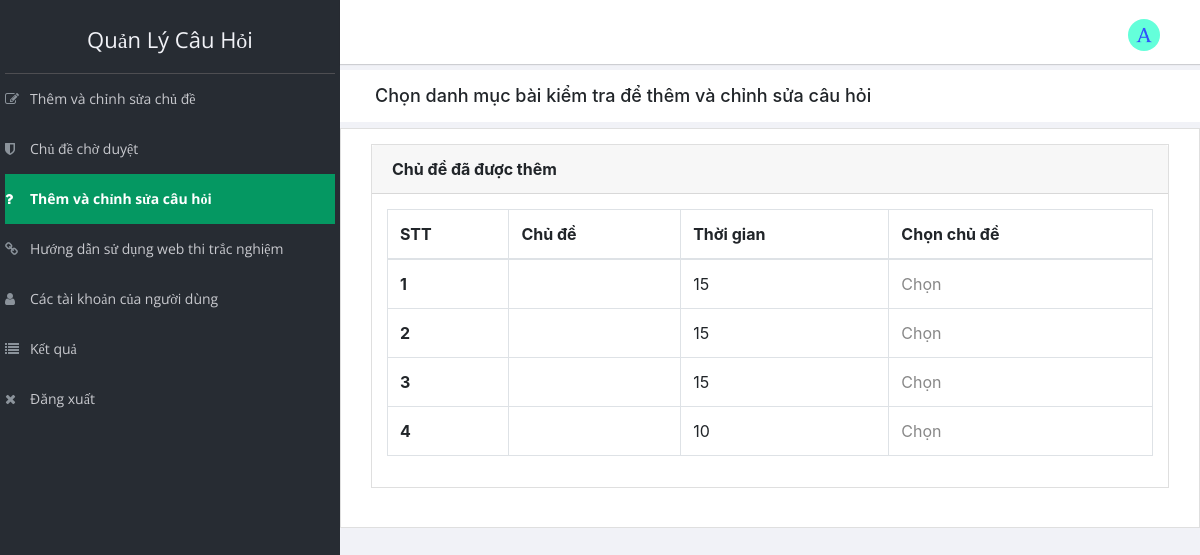
The app's page /online-quiz/admin/add_edit_exam_quest.php with its own data.
### tables this page shows
CREATE TABLE `exam_category` (
  `id` int(5) NOT NULL,
  `category` varchar(100) NOT NULL,
  `exam_time_in_minutes` varchar(5) NOT NULL,
  `logo` varchar(200) NOT NULL
);

### online-quiz/admin/add_edit_exam_quest.php (the view, shortened to what this page needs)
<?php
include "header_add_edit_exam_quest.php";
include "../connection.php";
?>
<div class="breadcrumbs">
    <div class="col-sm-12">
        <div class="page-header float-left">
            <div class="page-title">
                <h1>Chọn danh mục bài kiểm tra để thêm và chỉnh sửa câu hỏi</h1>
            </div>
        </div>
    </div>
</div>
        <div class="row">
            <div class="col-lg-12">
                <div class="card">
                    <div class="card-body">
                        <div class="col-lg-12">
                            <div class="card">
                                <div class="card-header">
                                    <strong class="card-title">Chủ đề đã được thêm
                                    </strong>
                                </div>
                                <div class="card-body">
                                    <table class="table table-bordered">
                                        <thead>
                                            <tr>
                                                <th scope="col">STT</th>
                                                <th scope="col">Chủ đề</th>
                                                <th scope="col">Thời gian</th>
                                                <th scope="col">Chọn chủ đề</th>
                                            </tr>
                                        </thead>
                                        <tbody>
                                            <?php
                                            $count = 0;
                                            $res=mysqli_query($link,"select * from exam_category");
                                            while ($row = mysqli_fetch_array($res)) {
                                                $count = $count + 1;
                                            ?>
                                                <tr>
                                                    <th scope="row"><?php echo $count; ?></th>
                                                    <td><?php echo $row["describe"]; ?></td>
                                                    <td><?php echo $row["exam_time_in_minutes"]; ?></td>
                                                    <td><a href="add_edit_quest.php?id=<?php echo $row["id"]; ?>"> Chọn
                                                        </a>
                                                    </td>
                                                </tr>
                                            <?php
                                            }
                                            ?>
                                        </tbody>
                                    </table>
                                </div>
                            </div>
                        </div>
                    </div>
                </div>
            </div>
        </div>
    </div>

### records on screen
exam_category: exam_time_in_minutes "15"
exam_category: exam_time_in_minutes "15"
exam_category: exam_time_in_minutes "15"
exam_category: exam_time_in_minutes "10"
